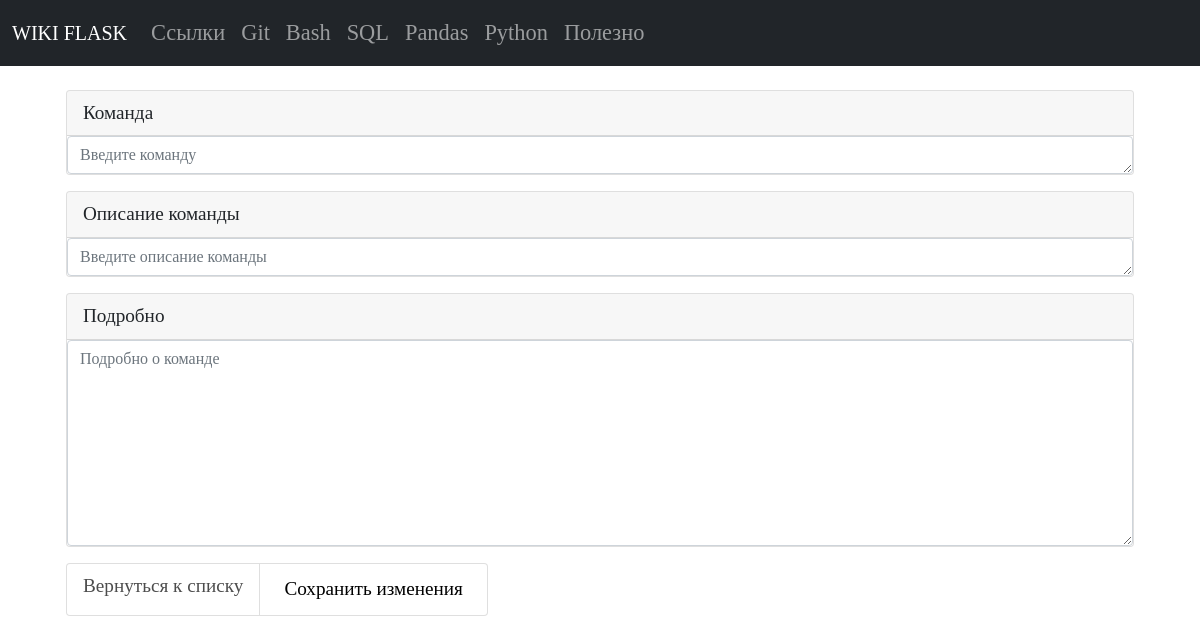
Before: /pandas/edit/31/ with the older database file.
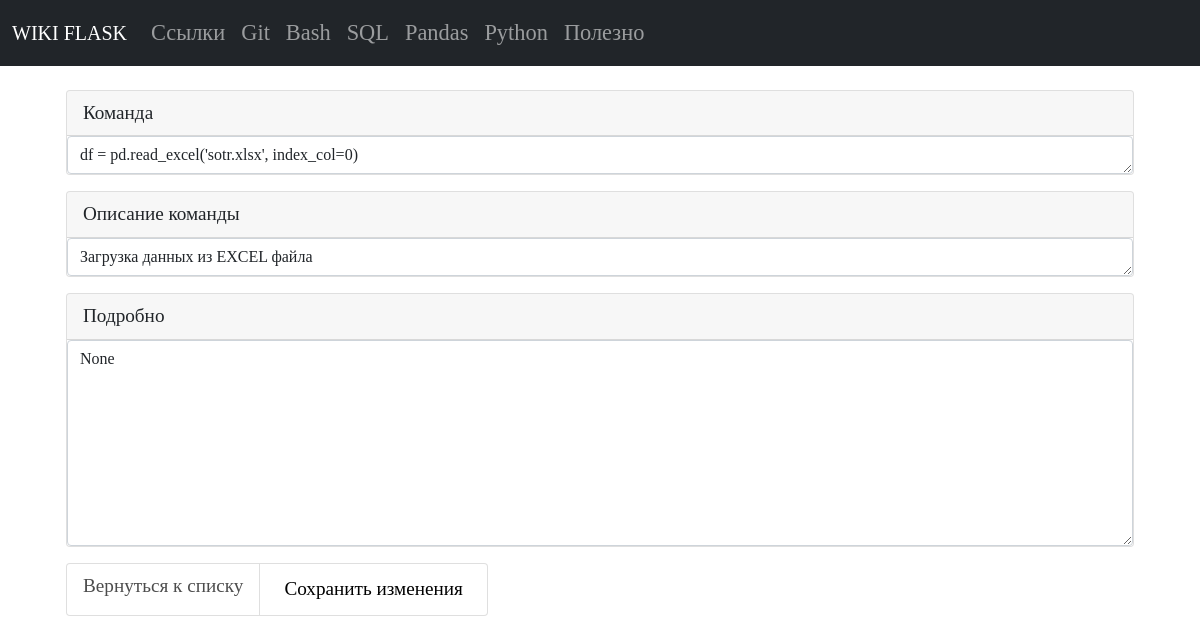
After: the same page with the newer database file.
### tables this page shows
CREATE TABLE "pandas"
(
    pandas_id      INTEGER
        primary key autoincrement,
    pandas_command TEXT not null,
    pandas_name    TEXT not null
, pandas_description TEXT);

### app.py (the view, shortened to what this page needs)
@app.route("/pandas/edit/<int:pandas_id>/", methods=("GET", "POST"))
def edit_pandas_command(pandas_id):
    conn = get_db_connection()
    edit_pandas_command_view = conn.execute(
        "SELECT * FROM pandas WHERE pandas_id = ?",
        (pandas_id,)).fetchone()
    return render_template("pandas/edit_pandas_command.html", edit_pandas_command_view=edit_pandas_command_view)

### app.py (called while the page is built)
def get_db_connection():
    db_path = os.path.join(BASE_DIR, "database.db")
    conn = sqlite3.connect(db_path)
    conn.row_factory = sqlite3.Row
    return conn

### templates/pandas/edit_pandas_command.html (shortened to what this page needs)
{% extends 'base.html' %}
{% block content %}
<div class="container p-4">
   <form method="post">
      <div class="card mb-3">
         <label for="pandas_command" class="card-header">Команда</label>
         <textarea class="form-control" id="pandas_command" name="pandas_command" rows="1" placeholder="Введите команду"
            required>{{ edit_pandas_command_view.pandas_command }}</textarea>
      </div>
      <div class="card mb-3">
         <label for="pandas_name" class="card-header">Описание команды</label>
         <textarea class="form-control" id="pandas_name" name="pandas_name" rows="1" placeholder="Введите описание команды"
            required>{{ edit_pandas_command_view.pandas_name }}</textarea>
      </div>
      <div class="card mb-3">
         <label for="pandas_description" class="card-header">Подробно</label>
         <textarea class="form-control" id="pandas_description" name="pandas_description" rows="8" placeholder="Подробно о команде"
            required>{{ edit_pandas_command_view.pandas_description }}</textarea>
      </div>
      <ul class="list-group list-group-horizontal">
         <li class="list-group-item">
             <a href="{{ url_for('pandas_list_commands') }}">Вернуться к списку</a>
         </li>
         <li class="list-group-item save">
            <button type="submit" value="" class="add">Сохранить изменения</button>
         </li>
      </ul>
   </form>
</div>
{% endblock %}

Changed rows visible on the page:
added pandas: pandas_command "df = pd.read_excel('sotr.xlsx', index_col=0)", pandas_name "Загрузка данных из EXCEL файла"
Other visible differences:
form field pandas_description: (not shown) → "None"
